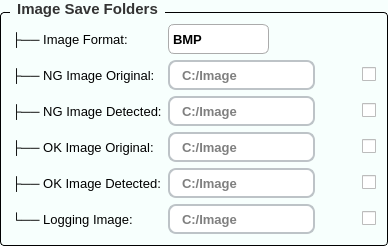
               <widget class="QGroupBox" name="groupBox_10">
                <property name="font">
                 <font>
                  <family>Segoe UI</family>
                  <pointsize>-1</pointsize>
                  <weight>75</weight>
                  <bold>true</bold>
                 </font>
                </property>
                <property name="styleSheet">
                 <string notr="true">/* Khung chính của GroupBox */
QGroupBox {
    background-color: #F7FFFD; /* Màu nền theo yêu cầu của bạn */
    border: 1px solid #000000; /* Viền xám mảnh để định hình khối */
    border-radius: 4px;        /* Bo tròn góc 4px đồng bộ với QPushButton */
    margin-top: 12px;          /* Tạo khoảng cách phía trên để nhường chỗ cho chữ tiêu đề */
    font-size: 15px;           /* Kích thước chữ tiêu đề */
    font-weight: bold;         /* Làm đậm chữ tiêu đề */
    color: #333333;            /* Màu chữ tiêu đề */
}

/* Tùy chỉnh vị trí của chữ tiêu đề GroupBox */
QGroupBox::title {
    subcontrol-origin: margin;
    subcontrol-position: top left; /* Đặt tiêu đề ở góc trên bên trái */
    left: 10px;                    /* Đẩy chữ dịch vào trong một chút cho đẹp */
    padding: 0px 5px;              /* Khoảng cách đệm xung quanh chữ */
}
</string>
                </property>
                <property name="title">
                 <string>Image Save Folders</string>
                </property>
                <layout class="QGridLayout" name="gridLayout">
                 <item row="0" column="0">
                  <layout class="QHBoxLayout" name="horizontalLayout_2">
                   <item>
                    <widget class="QLabel" name="label_29">
                     <property name="minimumSize">
                      <size>
                       <width>150</width>
                       <height>0</height>
                      </size>
                     </property>
                     <property name="maximumSize">
                      <size>
                       <width>150</width>
                       <height>16777215</height>
                      </size>
                     </property>
                     <property name="font">
                      <font>
                       <family>Segoe UI</family>
                       <pointsize>10</pointsize>
                      </font>
                     </property>
                     <property name="text">
                      <string>├── Image Format:</string>
                     </property>
                    </widget>
                   </item>
                   <item>
                    <widget class="QComboBox" name="Image_format">
                     <property name="minimumSize">
                      <size>
                       <width>0</width>
                       <height>30</height>
                      </size>
                     </property>
                     <property name="font">
                      <font>
                       <family>Segoe UI</family>
                       <pointsize>10</pointsize>
                       <weight>75</weight>
                       <bold>true</bold>
                      </font>
                     </property>
                     <property name="styleSheet">
                      <string notr="true">QComboBox { border: 1px solid #ababab; border-radius: 6px; }
QComboBox::drop-down { border: none; }
</string>
                     </property>
                     <item>
                      <property name="text">
                       <string>BMP</string>
                      </property>
                     </item>
                     <item>
                      <property name="text">
                       <string>JPG</string>
                      </property>
                     </item>
                     <item>
                      <property name="text">
                       <string>PNG</string>
                      </property>
                     </item>
                     <item>
                      <property name="text">
                       <string>RAW</string>
                      </property>
                     </item>
                     <item>
                      <property name="text">
                       <string>TIFF</string>
                      </property>
                     </item>
                    </widget>
                   </item>
                   <item>
                    <widget class="QLabel" name="label_31">
                     <property name="text">
                      <string/>
                     </property>
                    </widget>
                   </item>
                  </layout>
                 </item>
                 <item row="1" column="0">
                  <layout class="QHBoxLayout" name="hlayout_ng_orig">
                   <property name="spacing">
                    <number>6</number>
                   </property>
                   <item>
                    <widget class="QLabel" name="label_12">
                     <property name="minimumSize">
                      <size>
                       <width>150</width>
                       <height>0</height>
                      </size>
                     </property>
                     <property name="font">
                      <font>
                       <pointsize>10</pointsize>
                      </font>
                     </property>
                     <property name="text">
                      <string>├── NG Image Original:</string>
                     </property>
                    </widget>
                   </item>
                   <item>
                    <widget class="QLineEdit" name="lineEdit_NG_image_original">
                     <property name="minimumSize">
                      <size>
                       <width>0</width>
                       <height>30</height>
                      </size>
                     </property>
                     <property name="font">
                      <font>
                       <family>Segoe UI</family>
                       <pointsize>10</pointsize>
                       <weight>75</weight>
                       <bold>true</bold>
                      </font>
                     </property>
                     <property name="styleSheet">
                      <string notr="true">QLineEdit {
    border-radius: 8px;
    border: 2px solid #bdc3c7; /* Đường viền */
    padding: 5px 10px; /* Khoảng cách chữ với viền để không bị đè vào góc bo */
    background-color: white;
}

/* Hiệu ứng khi nhấn chuột vào ô nhập (tùy chọn) */
QLineEdit:focus {
    border: 2px solid #3498db; 
}
</string>
                     </property>
                     <property name="text">
                      <string/>
                     </property>
                     <property name="placeholderText">
                      <string>C:/Image</string>
                     </property>
                    </widget>
                   </item>
                   <item>
                    <widget class="QPushButton" name="pushButton_NG_image_original">
                     <property name="font">
                      <font>
                       <pointsize>10</pointsize>
                      </font>
                     </property>
                     <property name="styleSheet">
                      <string notr="true">QPushButton {
    background-color: transparent;
    border: none;
    border-radius: 6px;
}
QPushButton:hover {
    background-color: rgba(0, 0, 0, 25);     /* nền hiện ra khi rê chuột */
}
QPushButton:pressed {
    background-color: rgba(0, 0, 0, 50);     /* đậm hơn khi nhấn */
}</string>
                     </property>
                     <property name="text">
                      <string/>
                     </property>
                     <property name="icon">
                      <iconset>
                       <normaloff>assert/icon/folder1.png</normaloff>assert/icon/folder1.png</iconset>
                     </property>
                     <property name="iconSize">
                      <size>
                       <width>20</width>
                       <height>20</height>
                      </size>
                     </property>
                    </widget>
                   </item>
                   <item>
                    <widget class="QCheckBox" name="checkBox_NG_image_original">
                     <property name="font">
                      <font>
                       <pointsize>10</pointsize>
                      </font>
                     </property>
                     <property name="text">
                      <string/>
                     </property>
                     <property name="iconSize">
                      <size>
                       <width>20</width>
                       <height>20</height>
                      </size>
                     </property>
                    </widget>
                   </item>
                  </layout>
                 </item>
                 <item row="3" column="0">
                  <layout class="QHBoxLayout" name="hlayout_ng_det">
                   <property name="spacing">
                    <number>6</number>
                   </property>
                   <item>
                    <widget class="QLabel" name="label_14">
                     <property name="minimumSize">
                      <size>
                       <width>150</width>
                       <height>0</height>
                      </size>
                     </property>
                     <property name="font">
                      <font>
                       <pointsize>10</pointsize>
                      </font>
                     </property>
                     <property name="text">
                      <string>├── NG Image Detected:</string>
                     </property>
                    </widget>
                   </item>
                   <item>
                    <widget class="QLineEdit" name="lineEdit_NG_image_detected">
                     <property name="minimumSize">
                      <size>
                       <width>0</width>
                       <height>30</height>
                      </size>
                     </property>
                     <property name="font">
                      <font>
                       <family>Segoe UI</family>
                       <pointsize>10</pointsize>
                       <weight>75</weight>
                       <bold>true</bold>
                      </font>
                     </property>
                     <property name="styleSheet">
                      <string notr="true">QLineEdit {
    border-radius: 8px;
    border: 2px solid #bdc3c7; /* Đường viền */
    padding: 5px 10px; /* Khoảng cách chữ với viền để không bị đè vào góc bo */
    background-color: white;
}

/* Hiệu ứng khi nhấn chuột vào ô nhập (tùy chọn) */
QLineEdit:focus {
    border: 2px solid #3498db; 
}
</string>
                     </property>
                     <property name="text">
                      <string/>
                     </property>
                     <property name="placeholderText">
                      <string>C:/Image</string>
                     </property>
                    </widget>
                   </item>
                   <item>
                    <widget class="QPushButton" name="pushButton_NG_image_detected">
                     <property name="font">
                      <font>
                       <pointsize>10</pointsize>
                      </font>
                     </property>
                     <property name="styleSheet">
                      <string notr="true">QPushButton {
    background-color: transparent;
    border: none;
    border-radius: 6px;
}
QPushButton:hover {
    background-color: rgba(0, 0, 0, 25);     /* nền hiện ra khi rê chuột */
}
QPushButton:pressed {
    background-color: rgba(0, 0, 0, 50);     /* đậm hơn khi nhấn */
}</string>
                     </property>
                     <property name="text">
                      <string/>
                     </property>
                     <property name="icon">
                      <iconset>
                       <normaloff>assert/icon/folder1.png</normaloff>assert/icon/folder1.png</iconset>
                     </property>
                     <property name="iconSize">
                      <size>
                       <width>20</width>
                       <height>20</height>
                      </size>
                     </property>
                    </widget>
                   </item>
                   <item>
                    <widget class="QCheckBox" name="checkBox_NG_image_detected">
                     <property name="font">
                      <font>
                       <pointsize>10</pointsize>
                      </font>
                     </property>
                     <property name="text">
                      <string/>
                     </property>
                     <property name="iconSize">
                      <size>
                       <width>20</width>
                       <height>20</height>
                      </size>
                     </property>
                    </widget>
                   </item>
                  </layout>
                 </item>
                 <item row="5" column="0">
                  <layout class="QHBoxLayout" name="hlayout_ok_orig">
                   <property name="spacing">
                    <number>6</number>
                   </property>
                   <item>
                    <widget class="QLabel" name="label_13">
                     <property name="minimumSize">
                      <size>
                       <width>150</width>
                       <height>0</height>
                      </size>
                     </property>
                     <property name="font">
                      <font>
                       <pointsize>10</pointsize>
                      </font>
                     </property>
                     <property name="text">
                      <string>├── OK Image Original:</string>
                     </property>
                    </widget>
                   </item>
                   <item>
                    <widget class="QLineEdit" name="lineEdit_OK_image_original">
                     <property name="minimumSize">
                      <size>
                       <width>0</width>
                       <height>30</height>
                      </size>
                     </property>
                     <property name="font">
                      <font>
                       <family>Segoe UI</family>
                       <pointsize>10</pointsize>
                       <weight>75</weight>
                       <bold>true</bold>
                      </font>
                     </property>
                     <property name="styleSheet">
                      <string notr="true">QLineEdit {
    border-radius: 8px;
    border: 2px solid #bdc3c7; /* Đường viền */
    padding: 5px 10px; /* Khoảng cách chữ với viền để không bị đè vào góc bo */
    background-color: white;
}

/* Hiệu ứng khi nhấn chuột vào ô nhập (tùy chọn) */
QLineEdit:focus {
    border: 2px solid #3498db; 
}
</string>
                     </property>
                     <property name="text">
                      <string/>
                     </property>
                     <property name="placeholderText">
                      <string>C:/Image</string>
                     </property>
                    </widget>
                   </item>
                   <item>
                    <widget class="QPushButton" name="pushButton_OK_image_original">
                     <property name="font">
                      <font>
                       <pointsize>10</pointsize>
                      </font>
                     </property>
                     <property name="styleSheet">
                      <string notr="true">QPushButton {
    background-color: transparent;
    border: none;
    border-radius: 6px;
}
QPushButton:hover {
    background-color: rgba(0, 0, 0, 25);     /* nền hiện ra khi rê chuột */
}
QPushButton:pressed {
    background-color: rgba(0, 0, 0, 50);     /* đậm hơn khi nhấn */
}</string>
                     </property>
                     <property name="text">
                      <string/>
                     </property>
                     <property name="icon">
                      <iconset>
                       <normaloff>assert/icon/folder1.png</normaloff>assert/icon/folder1.png</iconset>
                     </property>
                     <property name="iconSize">
                      <size>
                       <width>20</width>
                       <height>20</height>
                      </size>
                     </property>
                    </widget>
                   </item>
                   <item>
                    <widget class="QCheckBox" name="checkBox_OK_image_original">
                     <property name="font">
                      <font>
                       <pointsize>10</pointsize>
                      </font>
                     </property>
                     <property name="text">
                      <string/>
                     </property>
                     <property name="iconSize">
                      <size>
                       <width>20</width>
                       <height>20</height>
                      </size>
                     </property>
                    </widget>
                   </item>
                  </layout>
                 </item>
                 <item row="6" column="0">
                  <layout class="QHBoxLayout" name="hlayout_ok_det">
                   <property name="spacing">
                    <number>6</number>
                   </property>
                   <item>
                    <widget class="QLabel" name="label_15">
                     <property name="minimumSize">
                      <size>
                       <width>150</width>
                       <height>0</height>
                      </size>
                     </property>
                     <property name="font">
                      <font>
                       <pointsize>10</pointsize>
                      </font>
                     </property>
                     <property name="text">
                      <string>├── OK Image Detected:</string>
                     </property>
                    </widget>
                   </item>
                   <item>
                    <widget class="QLineEdit" name="lineEdit_OK_image_detected">
                     <property name="minimumSize">
                      <size>
                       <width>0</width>
                       <height>30</height>
                      </size>
                     </property>
                     <property name="font">
                      <font>
                       <family>Segoe UI</family>
                       <pointsize>10</pointsize>
                       <weight>75</weight>
                       <bold>true</bold>
                      </font>
                     </property>
                     <property name="styleSheet">
                      <string notr="true">QLineEdit {
    border-radius: 8px;
    border: 2px solid #bdc3c7; /* Đường viền */
    padding: 5px 10px; /* Khoảng cách chữ với viền để không bị đè vào góc bo */
    background-color: white;
}

/* Hiệu ứng khi nhấn chuột vào ô nhập (tùy chọn) */
QLineEdit:focus {
    border: 2px solid #3498db; 
}
</string>
                     </property>
                     <property name="text">
                      <string/>
                     </property>
                     <property name="placeholderText">
                      <string>C:/Image</string>
                     </property>
                    </widget>
                   </item>
                   <item>
                    <widget class="QPushButton" name="pushButton_OK_image_detected">
                     <property name="font">
                      <font>
                       <pointsize>10</pointsize>
                      </font>
                     </property>
                     <property name="styleSheet">
                      <string notr="true">QPushButton {
    background-color: transparent;
    border: none;
    border-radius: 6px;
}
QPushButton:hover {
    background-color: rgba(0, 0, 0, 25);     /* nền hiện ra khi rê chuột */
}
QPushButton:pressed {
    background-color: rgba(0, 0, 0, 50);     /* đậm hơn khi nhấn */
}</string>
                     </property>
                     <property name="text">
                      <string/>
                     </property>
                     <property name="icon">
                      <iconset>
                       <normaloff>assert/icon/folder1.png</normaloff>assert/icon/folder1.png</iconset>
                     </property>
                     <property name="iconSize">
                      <size>
                       <width>20</width>
                       <height>20</height>
                      </size>
                     </property>
                    </widget>
                   </item>
                   <item>
                    <widget class="QCheckBox" name="checkBox_OK_image_detected">
                     <property name="font">
                      <font>
                       <pointsize>10</pointsize>
                      </font>
                     </property>
                     <property name="text">
                      <string/>
                     </property>
                     <property name="iconSize">
                      <size>
                       <width>20</width>
                       <height>20</height>
                      </size>
                     </property>
                    </widget>
                   </item>
                  </layout>
                 </item>
                 <item row="7" column="0">
                  <layout class="QHBoxLayout" name="hlayout_log">
                   <property name="spacing">
                    <number>6</number>
                   </property>
                   <item>
                    <widget class="QLabel" name="label_16">
                     <property name="minimumSize">
                      <size>
                       <width>150</width>
                       <height>0</height>
                      </size>
                     </property>
                     <property name="font">
                      <font>
                       <pointsize>10</pointsize>
                      </font>
                     </property>
                     <property name="text">
                      <string>└── Logging Image:</string>
                     </property>
                    </widget>
                   </item>
                   <item>
                    <widget class="QLineEdit" name="lineEdit_logging_image">
                     <property name="minimumSize">
                      <size>
                       <width>0</width>
                       <height>30</height>
                      </size>
                     </property>
                     <property name="font">
                      <font>
                       <family>Segoe UI</family>
                       <pointsize>10</pointsize>
                       <weight>75</weight>
                       <bold>true</bold>
                      </font>
                     </property>
                     <property name="styleSheet">
                      <string notr="true">QLineEdit {
    border-radius: 8px;
    border: 2px solid #bdc3c7; /* Đường viền */
    padding: 5px 10px; /* Khoảng cách chữ với viền để không bị đè vào góc bo */
    background-color: white;
}

/* Hiệu ứng khi nhấn chuột vào ô nhập (tùy chọn) */
QLineEdit:focus {
    border: 2px solid #3498db; 
}
</string>
                     </property>
                     <property name="text">
                      <string/>
                     </property>
                     <property name="placeholderText">
                      <string>C:/Image</string>
                     </property>
                    </widget>
                   </item>
                   <item>
                    <widget class="QPushButton" name="pushButton_logging_image">
                     <property name="font">
                      <font>
                       <pointsize>10</pointsize>
                      </font>
                     </property>
                     <property name="styleSheet">
                      <string notr="true">QPushButton {
    background-color: transparent;
    border: none;
    border-radius: 6px;
}
QPushButton:hover {
    background-color: rgba(0, 0, 0, 25);     /* nền hiện ra khi rê chuột */
}
QPushButton:pressed {
    background-color: rgba(0, 0, 0, 50);     /* đậm hơn khi nhấn */
}</string>
                     </property>
                     <property name="text">
                      <string/>
                     </property>
                     <property name="icon">
                      <iconset>
                       <normaloff>assert/icon/folder1.png</normaloff>assert/icon/folder1.png</iconset>
                     </property>
                     <property name="iconSize">
                      <size>
                       <width>20</width>
                       <height>20</height>
                      </size>
                     </property>
                    </widget>
                   </item>
                   <item>
                    <widget class="QCheckBox" name="checkBox_logging_image">
                     <property name="font">
                      <font>
                       <pointsize>10</pointsize>
                      </font>
                     </property>
                     <property name="text">
                      <string/>
                     </property>
                     <property name="iconSize">
                      <size>
                       <width>20</width>
                       <height>20</height>
                      </size>
                     </property>
                    </widget>
                   </item>
                  </layout>
                 </item>
                </layout>
               </widget>
